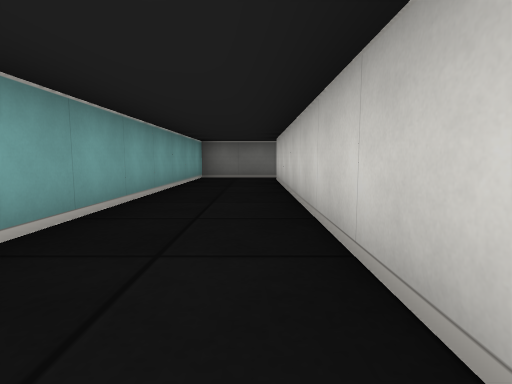
View 1 (above)

14 first-person views from a walk through a cub3D level. The camera is about half as high as the walls, tilts 6° down and sees 80° across. The floor is counted in squares. Each view is taken from the middle of a square. On the plan, view 1 faces up. The plan holds only what a view shows up to about 9 squares ahead; the rest is blank.

View 2
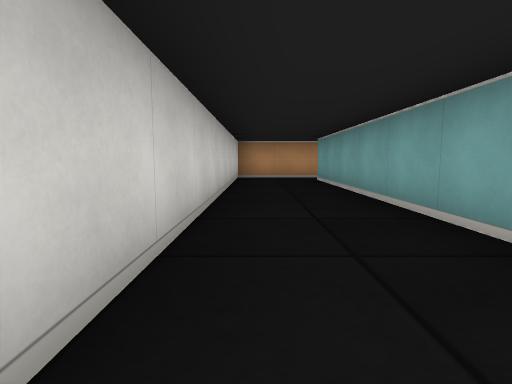

View 3
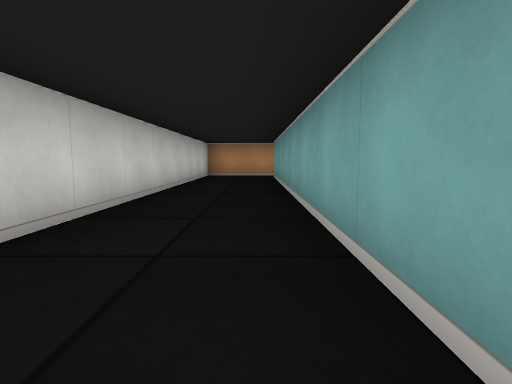

View 4
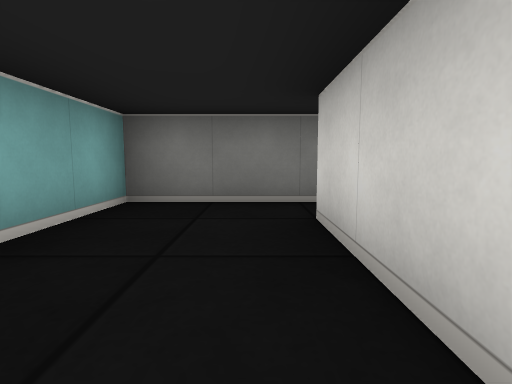

View 5
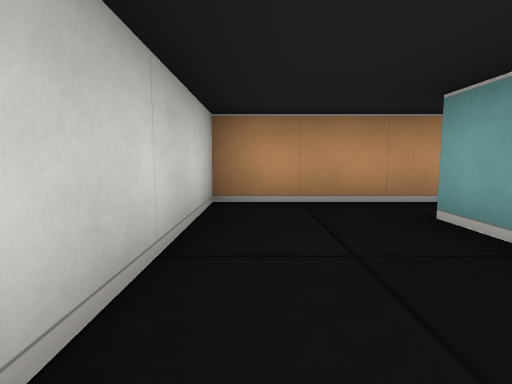

View 6
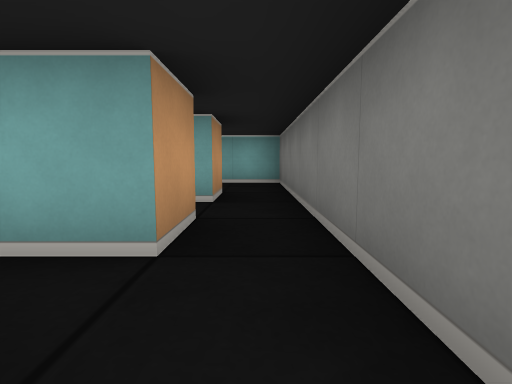

View 7
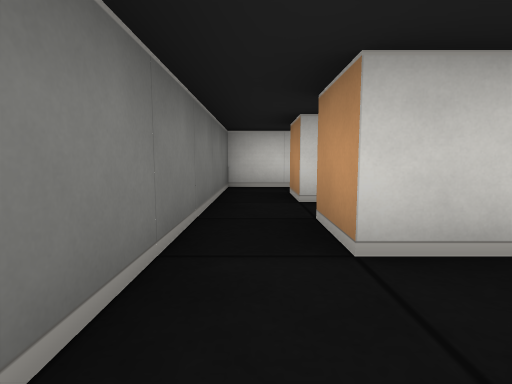

View 8
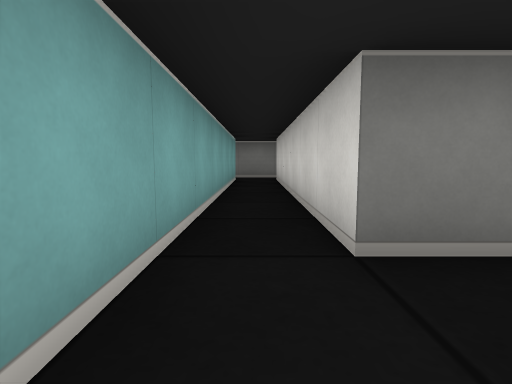

View 9
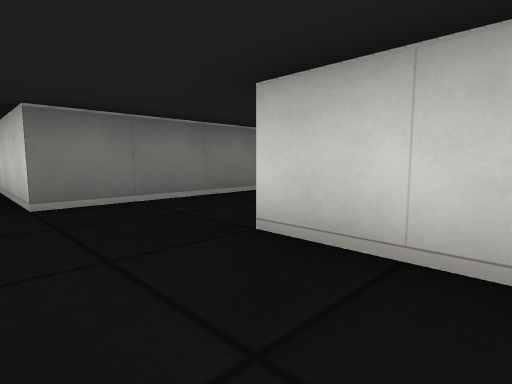

View 10
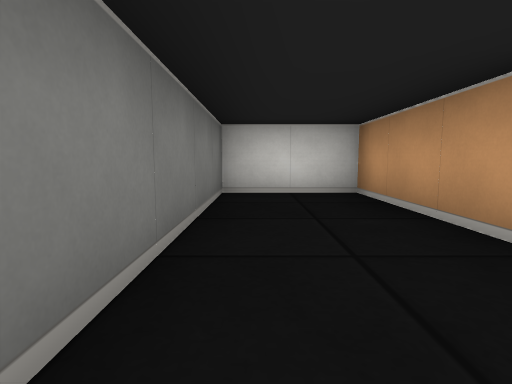

View 11
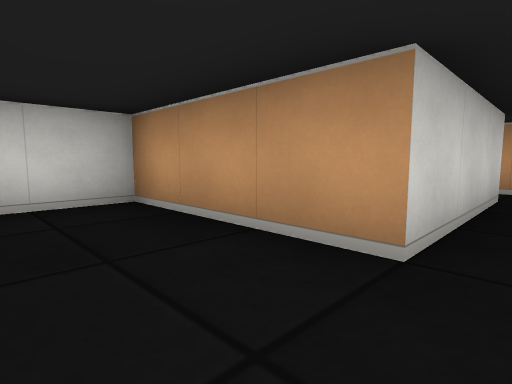

View 12
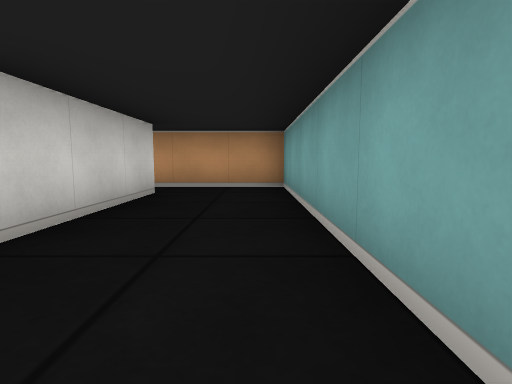

View 13
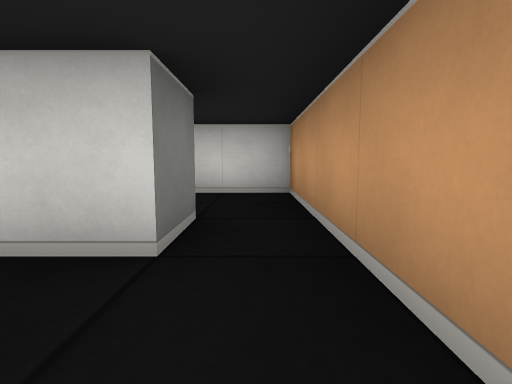

View 14
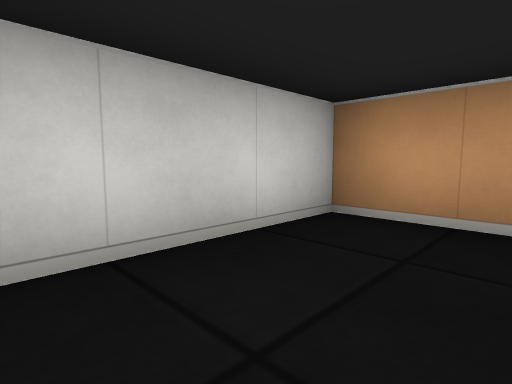

### Floor plan
Points are (right, up) in squares from view 1. A wall is a line through its corners. A room is listed if a view was taken in it or the views show most of it. See-through windows are left out.
Room 1 (views 1, 2, 3, 4, 5, 7)
walls: (1.5, 8.5) (-1.5, 8.5) (-1.5, -3.5); (-2.1, -4.5) (0.5, -4.5) (0.5, 7.5) (1.5, 7.5)
ways out: opening at (1, 8) to room 3; opening at (-2, -4)
Room 2 (view 6)
walls: (3.5, 7.5) (3.5, 6.6); (4.5, 7.5) (5.5, 7.5); (5.5, 8.5) (3.5, 8.5)
ways out: opening at (3, 8) to room 3; opening at (5, 8)
Room 3 (views 8, 9, 10, 11, 12, 13)
walls: (4.5, -3.5) (3.5, -3.5) (3.5, -0.5) (6.5, -0.5) (6.5, 1.5) (2.5, 1.5) (2.5, 7.5) (3.5, 7.5); (1.5, 7.5) (1.5, -4.5) (4.5, -4.5); (3.5, 8.5) (1.5, 8.5)
ways out: opening at (1, 8) to room 1; opening at (3, 8) to room 2; opening at (4, -4) to room 4
Room 4 (view 14)
walls: (4.5, -4.5) (6.5, -4.5) (6.5, -2)
ways out: opening at (4, -4) to room 3

Positions as (right, up) in squares from view 1, and headings:
1: (0, 0), facing up
2: (0, 4), facing down
3: (-1, 5), facing down
4: (0, 5), facing up
5: (0, -1), facing down
6: (5, 8), facing left
7: (1, 8), facing right
8: (2, 0), facing up
9: (2, -2), facing up-right
10: (2, 1), facing right
11: (3, 1), facing down-right
12: (2, 1), facing down
13: (2, -4), facing right
14: (5, -2), facing down-right
